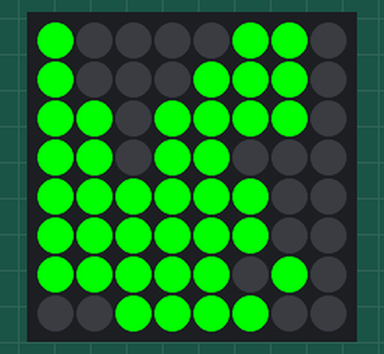
This sketch was run on a simulated Arduino Uno, built with avr-gcc and run on an emulated ATmega328P. On the bench: 8×8 RGB LED matrix (first LED top left, wired row by row). Random numbers use the default seed unless the sketch sets one.

Above: at 1.0 s.
At 4.3 s:
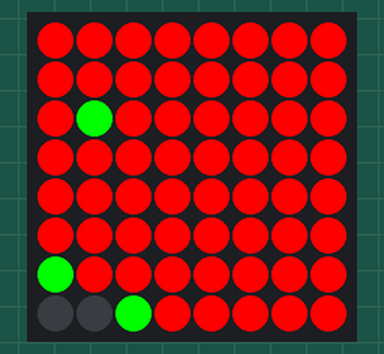
At 9.8 s:
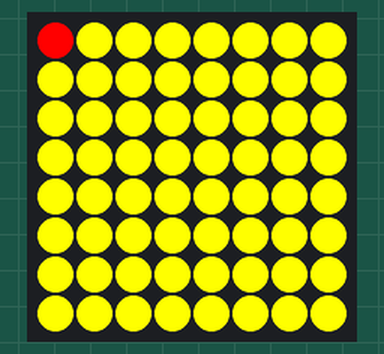
At 17.2 s:
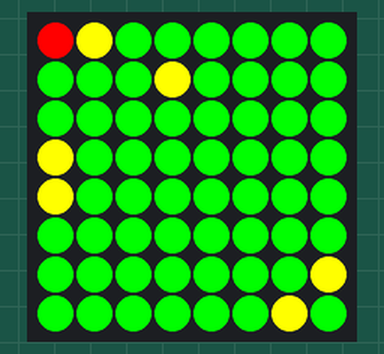
At 31.1 s:
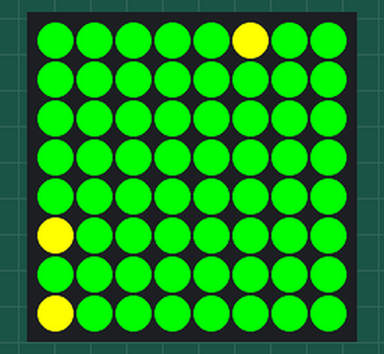
At 36.6 s:
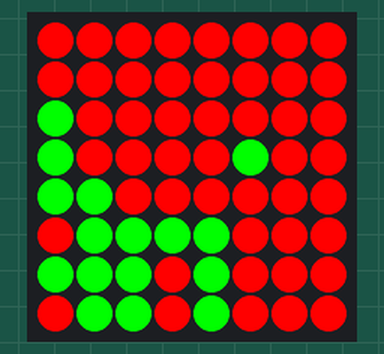

The sketch:

GameOfLife.ino
```cpp
#include <Wire.h>
#include "Adafruit_LEDBackpack.h"
#include "Adafruit_GFX.h"

Adafruit_BicolorMatrix matrix = Adafruit_BicolorMatrix();

#define BREITE 8
#define HOEHE  8
#define WAYBACK 60
#define OLD_CHECK_SKIP 7

unsigned char lines[HOEHE];
unsigned char linesold[WAYBACK][HOEHE];
unsigned char linesoldindex = 0;
unsigned char color = 0;
unsigned char tasterPin = 7;
unsigned char tasterClosed = 0;

void setup() {
  pinMode(tasterPin, INPUT_PULLUP);
  attachInterrupt(digitalPinToInterrupt(tasterPin), buttonPressed, FALLING);
  matrix.begin(0x70);
  matrix.clear();
  matrix.setRotation(3);
  randomSeed(analogRead(0));
  randomLines();
  prepareOldLines();
}

void loop() {
  if (tasterClosed != 0) {
    randomLines();
    tasterClosed = 0;
    color = (color + 1) % 3;
  }
  updateDisplay();
  updateOldlines();
  if (updateLines() == 0 || checkOldlines() == 0) {
    color = (color + 1) % 3;
    randomLines();
    delay(1000);
  }
  delay(175);
}


unsigned char countNeighbours(unsigned char line, unsigned char column) {
  unsigned char neighbours = 0;
  /*
      1 2 3
      4   5
      6 7 8
  */
  // 1
  if (line > 0 && column > 0) {
    neighbours += bitRead(lines[line - 1], column - 1);
  }
  // 2
  if (line > 0) {
    neighbours += bitRead(lines[line - 1], column);
  }
  // 3
  if (line > 0 && column < BREITE - 1) {
    neighbours += bitRead(lines[line - 1], column + 1);
  }
  // 4
  if (column > 0) {
    neighbours += bitRead(lines[line], column - 1);
  }
  // 5
  if (column < BREITE - 1) {
    neighbours += bitRead(lines[line], column + 1);
  }
  // 6
  if (line < HOEHE - 1 && column > 0) {
    neighbours += bitRead(lines[line + 1], column - 1);
  }
  // 7
  if (line < HOEHE - 1) {
    neighbours += bitRead(lines[line + 1], column);
  }
  // 8
  if (line < HOEHE - 1 && column < BREITE - 1) {
    neighbours += bitRead(lines[line + 1], column + 1);
  }

  return neighbours;
}

/* return 1 if an update was made */
unsigned char updateLines() {
  unsigned char line, column, neighbours;
  unsigned char newlines[HOEHE];
  unsigned char deadOrAlive;
  unsigned char hasUpdate = 0;
  for (line = 0; line < HOEHE; line++) {
    newlines[line] = 0;
    for (column = 0; column < BREITE; column++) {
      neighbours = countNeighbours(line, column);
      deadOrAlive = bitRead(lines[line], column);
      bitWrite(newlines[line], column,
               // dead cell with 3 neighbours gets born
               (deadOrAlive == 0 && neighbours == 3) ||
               // living cell with 2 or 3 neighbours lives on
               (deadOrAlive == 1 && neighbours > 1 && neighbours < 4));
    }
  }
  for (line = 0; line < HOEHE; line++) {
    if (lines[line] != newlines[line]) {
      lines[line] = newlines[line];
      hasUpdate = 1;
    }
  }

  return hasUpdate;
}

/* Check if any old state equals current state. Return 1 if no match is found */
char checkOldlines() {
  unsigned char line, oldie, oldiefc, match;
  for (oldiefc = 0 /* Skip some frames */; oldiefc < WAYBACK - OLD_CHECK_SKIP; oldiefc++) {
    match = 0;
    oldie = (linesoldindex + oldiefc) % WAYBACK;
    for (line = 0; line < HOEHE; line++) {
      if (lines[line] == linesold[oldie][line]) {
        match++;
      }
    }
    if (match == HOEHE) {
      return 0;
    }
  }
  return 1;
}

/* Copy current lines into array of old lines at linesoldindex-position */
void updateOldlines() {
  unsigned char line;
  for (line = 0; line < HOEHE; line++) {
    linesold[linesoldindex][line] = lines[line];
  }
  linesoldindex = (linesoldindex + 1) % WAYBACK;
}

void randomLines() {
  unsigned char line;
  for (line = 0; line < HOEHE; line++) {
    lines[line] = random(256);
  }
}

void prepareOldLines() {
  unsigned char line;
  for (linesoldindex = 0; linesoldindex < WAYBACK; linesoldindex++) {
    for (line = 0; line < HOEHE; line++) {
      linesold[linesoldindex][line] = 0;
    }
  }
  linesoldindex = 0;
}

void updateDisplay() {
  unsigned char line;
  unsigned int red = (color > 0) ? 256 : 0;
  unsigned int green = (color != 1) ? 1 : 0;
  for (line = 0; line < HOEHE; line++) {
    matrix.displaybuffer[line] = lines[line] * green + lines[line] * red;
  }
  matrix.writeDisplay();
}

void buttonPressed() {
  tasterClosed = 1;
}
```

Measured:
- what the display in image 0 shows lasts 1.4 s, from 0.9 s to 2.3 s
- what the display in image 1 shows lasts 2.1 s, from 4.3 s to 6.4 s
- what the display in image 2 shows lasts 6.1 s, from 9.8 s to 15.9 s
- what the display in image 3 shows lasts 1.6 s, from 17.1 s to 18.7 s
